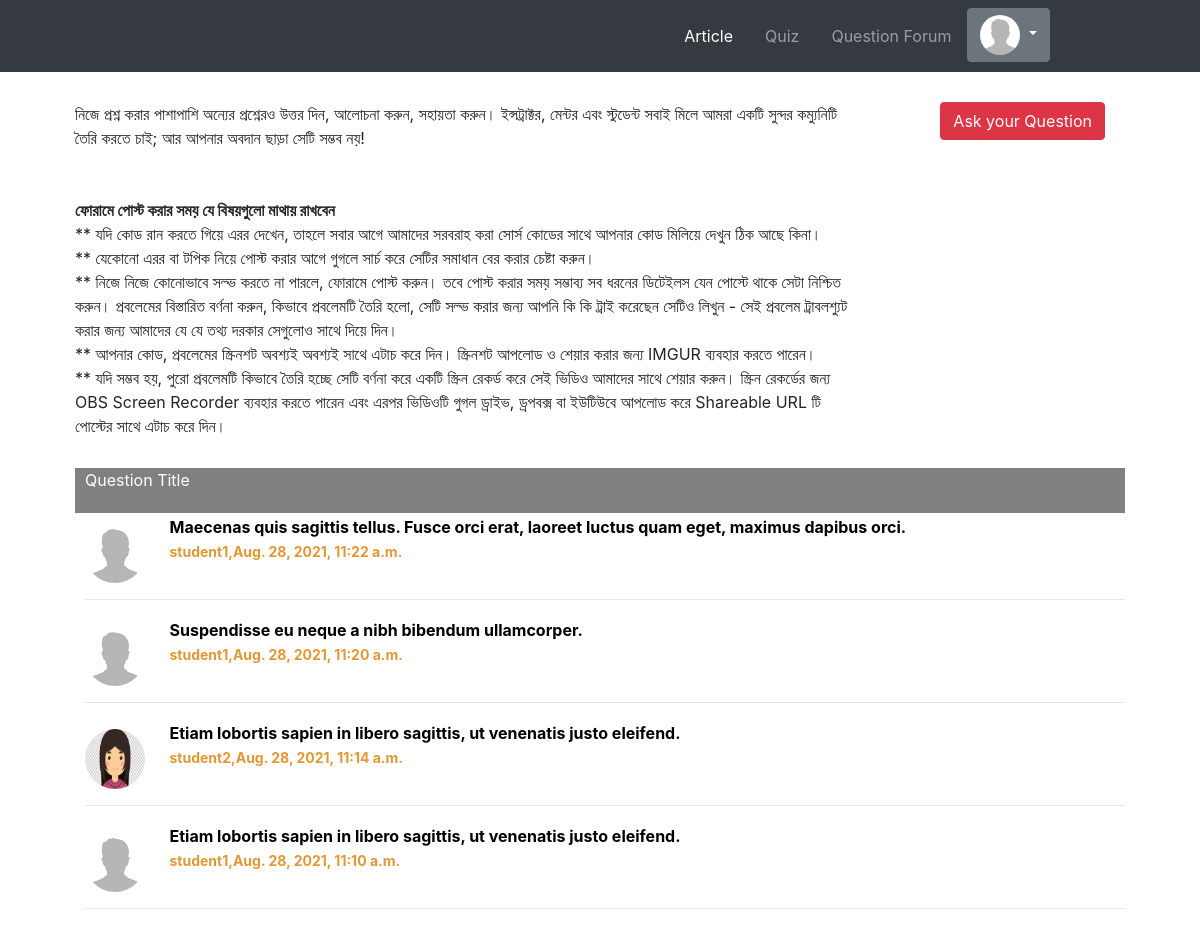
/forum/ (signed in), run on the app's committed database.
### question/models.py (models this page shows, shortened)
class Ques(models.Model):
    author=models.ForeignKey(User,on_delete=models.CASCADE,related_name='student_question')
    ques_title=models.CharField(max_length=264,verbose_name='Enter question title')
    slug=models.SlugField(max_length=264)
    url=models.URLField(blank=True)
    ques_content=models.TextField(verbose_name='What is on your mind?')
    ques_image=models.ImageField(upload_to='ques_images',blank=True)
    publish_date=models.DateTimeField(auto_now_add=True)
    update_date=models.DateTimeField(auto_now=True)
    class Meta:
        ordering=['-update_date']

### App_Login/models.py (models this page shows)
class User(AbstractUser):
    is_student = models.BooleanField(default=False)
    is_teacher = models.BooleanField(default=False)

class UserProfile(models.Model):
    user=models.OneToOneField(User,on_delete=models.CASCADE,primary_key=True,related_name='user_profile')
    profile_pic=models.ImageField(upload_to='profile_pics',blank=True)
    description=models.TextField(blank=True)
    full_name=models.CharField(max_length=264,blank=True)
    dob=models.DateField(blank=True,null=True)

### question/views.py (the view)
# urls.py: path('',views.forum_page,name='forum_main'),
@login_required
def forum_page(request):
    questions=Ques.objects.all()
    return render(request,'forum/main_page.html',context={'questions':questions})

### templates/forum/main_page.html (shortened to what this page needs)
{% extends 'base.html' %}
{% load crispy_forms_tags %}
{% block body_block %}
<div style="display: flex; margin:30px; margin-top: 20px;">
    <div style="width: 75%;">
        <div>
            নিজে প্রশ্ন করার পাশাপাশি অন্যের প্রশ্নেরও উত্তর দিন, আলোচনা করুন, সহায়তা করুন। ইন্সট্রাক্টর, মেন্টর এবং স্টুডেন্ট সবাই মিলে আমরা একটি সুন্দর কম্যুনিটি তৈরি করতে চাই; আর আপনার অবদান ছাড়া সেটি সম্ভব নয়!
        </div>
<br><br>
<b>ফোরামে পোস্ট করার সময় যে বিষয়গুলো মাথায় রাখবেন</b> <br>
<div>
    ** যদি কোড রান করতে গিয়ে এরর দেখেন, তাহলে সবার আগে আমাদের সরবরাহ করা সোর্স কোডের সাথে আপনার কোড মিলিয়ে দেখুন ঠিক আছে কিনা।
</div>
** যেকোনো এরর বা টপিক নিয়ে পোস্ট করার আগে গুগলে সার্চ করে সেটির সমাধান বের করার চেষ্টা করুন। <br>
** নিজে নিজে কোনোভাবে সল্ভ করতে না পারলে, ফোরামে পোস্ট করুন। তবে পোস্ট করার সময় সম্ভাব্য সব ধরনের ডিটেইলস যেন পোস্টে থাকে সেটা নিশ্চিত করুন। প্রবলেমের বিস্তারিত বর্ণনা করুন, কিভাবে প্রবলেমটি তৈরি হলো, সেটি সল্ভ করার জন্য আপনি কি কি ট্রাই করেছেন সেটিও লিখুন - সেই প্রবলেম ট্রাবলশ্যুট করার জন্য আমাদের যে যে তথ্য দরকার সেগুলোও সাথে দিয়ে দিন। <br>
** আপনার কোড, প্রবলেমের স্ক্রিনশট অবশ্যই অবশ্যই সাথে এটাচ করে দিন। স্ক্রিনশট আপলোড ও শেয়ার করার জন্য IMGUR ব্যবহার করতে পারেন। <br>
** যদি সম্ভব হয়, পুরো প্রবলেমটি কিভাবে তৈরি হচ্ছে সেটি বর্ণনা করে একটি স্ক্রিন রেকর্ড করে সেই ভিডিও আমাদের সাথে শেয়ার করুন। স্ক্রিন রেকর্ডের জন্য OBS Screen Recorder ব্যবহার করতে পারেন এবং এরপর ভিডিওটি গুগল ড্রাইভ, ড্রপবক্স বা ইউটিউবে আপলোড করে Shareable URL টি পোস্টের সাথে এটাচ করে দিন। <br>
    </div>
    <div style="width: 25%; position: relative;">
        {% if user.is_student %}
        <a href="{% url 'forum:ask_question' %}" class="btn btn-danger" style="position: absolute; right: 20px;">Ask your Question</a>
        {% endif %}
    </div>
</div>
{% if questions %}
<div style="margin-left: 30px;margin-right: 30px;">
    <div style="background-color: grey;color: white; height: 45px;padding-left: 10px;padding-top: 10pxz;" >Question Title</div>
    {% for q in questions %}
    <div style="padding-left: 10px;padding-top: 10pxz;">
        <div style="padding-right: 20px;padding-top: 10px;display: inline-block;">
            {% if q.author.user_profile.profile_pic %}
            <a  href="{% url 'App_Login:profile_others' username=q.author %}"  >
                <img src="/media/{{q.author.user_profile.profile_pic}}" alt="" width="60px" height="60px" class="rounded-circle">
                </a>
            {% else %}
            <a  href="{% url 'App_Login:profile_others' username=q.author %}"  >
                <img src="/media/profile_pics/avatar-male.jpg" alt="" width="60px" height="60px" class="rounded-circle">
            </a>
            {% endif %}
        </div>
        <div style="display: inline-block;">
            <div padding-right: 20px;padding-top: 20px;> <b><a href="{% url 'forum:question_details' slug=q.slug %}" style="color: black;text-decoration: none;">{{q.ques_title}} </a></b>
            <br>
            <b style="font-size: 14px;color: rgb(226, 151, 53);">{{q.author.username}},{{q.publish_date}} </b>
            </div>
        </div>
        <hr>
    </div>
    {% endfor %}
</div>
{% endif %}
{% endblock %}

### templates/base.html (shortened to what this page needs)
<!DOCTYPE html>
{% load static %}
<html lang="en">
<head>
    <link rel="stylesheet" href="https://cdn.jsdelivr.net/npm/bootstrap@4.6.0/dist/css/bootstrap.min.css">
  <link rel="stylesheet" href="https://cdnjs.cloudflare.com/ajax/libs/font-awesome/4.7.0/css/font-awesome.min.css" />
</head>
<body>
    <nav class="navbar navbar-expand-sm bg-dark navbar-dark" style="padding-right: 150px;">
        <ul class="navbar-nav ml-auto">
            <li class="nav-link active">
                <a class="nav-link " href="{% url 'app_blog:blog_list' %}">Article</a>
            </li>
            <li class="nav-link">
                <a class="nav-link " href="{% url 'quiz:quiz_shit' %}">Quiz</a>
            </li>
            <li class="nav-link">
                <a class="nav-link " href="{% url 'forum:forum_main' %}">Question Forum</a>
            </li>
            <div class="nav-item dropdown ">
                {% if user.user_profile.profile_pic %}
                <a class=" btn btn-secondary dropdown-toggle" href="#" data-toggle="dropdown" >
                    <img src="/media/{{user.user_profile.profile_pic}}" alt="" width="40px" height="40px" class="rounded-circle">
                    </a>
                {% else %}
                <a class=" btn btn-secondary dropdown-toggle" href="#" data-toggle="dropdown" >
                    <img src="/media/profile_pics/avatar-male.jpg" alt="" width="40px" height="40px" class="rounded-circle">
                </a>
                {% endif %}
            </div>
         </ul>
    </nav>
    <div class="container" style="padding-top: 10px; " >
        {% block body_block %}
        {% endblock %}
    </div>
</body>
</html>

### data on the page
Ques: ques_title "Maecenas quis sagittis tellus. Fusce orci erat, laoreet luctus quam eget, maximus dapibus orci.", author.username "student1", publish_date "Aug. 28, 2021, 11:22 a.m."
Ques: ques_title "Suspendisse eu neque a nibh bibendum ullamcorper.", author.username "student1", publish_date "Aug. 28, 2021, 11:20 a.m."
Ques: author.user_profile.profile_pic (picture), ques_title "Etiam lobortis sapien in libero sagittis, ut venenatis justo eleifend.", author.username "student2", publish_date "Aug. 28, 2021, 11:14 a.m."
Ques: ques_title "Etiam lobortis sapien in libero sagittis, ut venenatis justo eleifend.", author.username "student1", publish_date "Aug. 28, 2021, 11:10 a.m."
